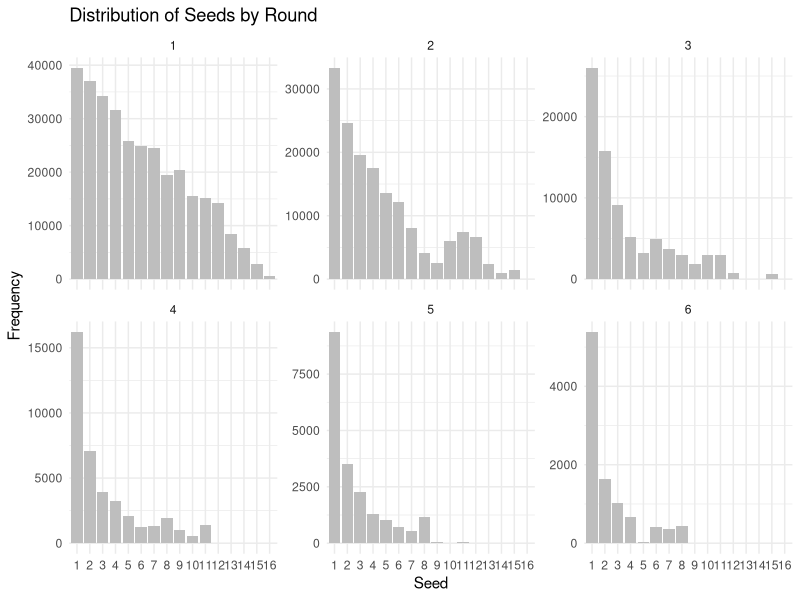

This figure's R source:
rm(list=ls())

library(ggplot2)
library(reshape2)
tournament_sim <- function(cond_win){
  regions <- c("East","South","MidWest","West")
  full_bracket <- array(NA,dim=c(16,6,4))
  region_winners <- matrix(NA,nrow=4,ncol=7)
  for (i in 1:4){
    ret <- region_sim(cond_win)
    full_bracket[,,i] <- ret$qual
    region_winners[i,] <- ret$winner
  }
  tmp <- cbind(matrix(seq(1:4),ncol=1),region_winners)
  for (i in 1:2){
    tmp1 <- matrix(NA,nrow=nrow(tmp)/2,ncol=ncol(tmp))
    for(j in 1:(nrow(tmp)/2)){
      seed1 <- tmp[j,i+6]
      seed2 <- tmp[nrow(tmp)+1-j,i+6]
      total <- seed1 + seed2
      val <- runif(1,0,1)
      if (((seed1/total) >= val) | (total == seed1)){
        tmp1[j,] <- tmp[j,]
        full_bracket[tmp[j,2],i+4,tmp1[j,1]] <- 1
      }
      else{
        tmp1[j,] <- tmp[nrow(tmp)+1-j,]
        full_bracket[tmp[nrow(tmp)+1-j,2],i+4,tmp1[j,1]] <- 1
      }
    }
    tmp <- tmp1
  }
  sprintf("Winner is seed %d from %s region",tmp[1,2],regions[tmp[1,1]])
  out <- list("brackets" = full_bracket, "winner" = tmp)
  return(out)
}

region_sim <- function(cond_win){
  qual <- matrix(0,nrow=nrow(cond_win),ncol=6)
  tmp <- cbind(matrix(seq(1,nrow(cond_win)),ncol=1),cond_win)
  #simulate each round
  for (i in 1:4){
    tmp1 <- matrix(NA,nrow=nrow(tmp)/2,ncol=ncol(tmp))
    for (j in 1:(nrow(tmp)/2)){
      seed1 <- tmp[j,i+1]
      seed2 <- tmp[nrow(tmp)+1-j,i+1]
      total <- seed1 + seed2
      val <- runif(1,0,1)
      if (((seed1/total) >= val) | (total == seed1)){
        tmp1[j,] <- tmp[j,]
        qual[tmp[j,1],i] <- 1
      }
      else{
        tmp1[j,] <- tmp[nrow(tmp)+1-j,]
        qual[tmp[nrow(tmp)+1-j,1],i] <- 1
      }
    }
    tmp <- tmp1
  }
  out <- list("qual" = qual, "winner" = tmp)
  return(out)
}

get_brackets <- function(brackets){
  regions <- c("East","South","MidWest","West")
  for (i in 1:4){
    sprintf("%s Bracket",regions[i])
    print(brackets[,,i])
  }
}

win_rate <- matrix(c(.987,.842,.664,.395,.243,.158,
                     .928,.625,.447,.211,.086,.033,
                     .855,.526,.257,.112,.072,.026,
                     .789,.474,.151,.092,.026,.013,
                     .651,.342,.079,.059,.026,.000,
                     .618,.289,.105,.020,.013,.007,
                     .612,.191,.066,.020,.007,.007,
                     .487,.105,.059,.039,.026,.007,
                     .513,.053,.033,.013,.000,.000,
                     .388,.158,.059,.007,.000,.000,
                     .382,.171,.059,.033,.000,.000,
                     .349,.145,.013,.000,.000,.000,
                     .211,.039,.000,.000,.000,.000,
                     .145,.013,.000,.000,.000,.000,
                     .072,.026,.007,.000,.000,.000,
                     .013,.000,.000,.000,.000,.000),
                   byrow=T,ncol=6)

condition_win <- matrix(c(.8531,.7886,.5949,.6152,.6502,
                          .6735,.7152,.4720,.4076,.3837,
                          .6152,.4886,.4358,.6429,.3611,
                          .6008,.3186,.6093,.2826,.5000,
                          .5253,.2310,.7468,.4407,.0000,
                          .4676,.3633,.1905,.6500,.5385,
                          .3121,.3455,.3030,.3500,1.000,
                          .2156,.5619,.6610,.6667,.2692,
                          .1033,.6226,.3939,.0000,.0000,
                          .4072,.3734,.1186,.0000,.0000,
                          .4476,.3450,.5593,.0000,.0000,
                          .4155,.0897,.0000,.0000,.0000,
                          .1848,.0000,.0000,.0000,.0000,
                          .0897,.0000,.0000,.0000,.0000,
                          .3611,.2692,.0000,.0000,.0000,
                          .0000,.0000,.0000,.0000,.0000),
                        byrow=T,ncol=5)

cond_win <- cbind(win_rate[,1],condition_win)

regions <- c("East","South","MidWest","West")

N <- 10000
topseed_second <- 0
topseed_third <- 0
for (i in 1:N){
  outcome <- tournament_sim(cond_win)
  brackets <- outcome$brackets
  winner <- outcome$winner
  #sprintf("Winner is seed %d from %s region",winner[1,2],regions[winner[1,1]])
  if (sum(brackets[1:8,1,]) == 32){
    topseed_second <- topseed_second + 1
  }
  if (sum(brackets[1:4,2,]) == 16){
    topseed_third <- topseed_third + 1
  }
}

#Question #2
finalfour <- function(a,b,c,d){
  prob <- win_rate[a,4]*win_rate[b,4]*win_rate[c, 4]*win_rate[d,4]
  return(prob)
}

tmp1 <- finalfour(1,1,1,1)
sprintf("Likelihood of five #1 seeds reaching final four %f",tmp1)

tmp2 <- finalfour(3,3,2,1)
sprintf("Likelihood of #1, #2, #3, #3 seeds reaching final four %f",tmp2)

#Question 3
prob2 <- topseed_second/N
prob3 <- topseed_third/N
sprintf("Likelihood of top seeds advancing second round %f",prob2)

sprintf("Likelihood of top seeds advancing third round %f",prob3)
get_detailed_round_data <- function(brackets) {
  # Find the highest round each seed reached in each region
  round_advanced_data <- array(0, dim = c(16, 6, 4))
  for (r in 1:4) {
    for (s in 1:16) {
      for (round in 1:6) {
        if (brackets[s, round, r] == 1) {
          round_advanced_data[s, round, r] <- 1
        }
      }
    }
  }
  return(round_advanced_data)
}

round_data_collection <- array(0, dim = c(16, 6, 4))
for (i in 1:N) {
  outcome <- tournament_sim(cond_win)
  brackets <- outcome$brackets
  detailed_round_data <- get_detailed_round_data(brackets)
  round_data_collection <- round_data_collection + detailed_round_data
}

dataset <- melt(round_data_collection, varnames = c("Seed", "Round", "Region"))
dataset$Seed <- as.integer(dataset$Seed)

dataset$Seed <- as.factor(dataset$Seed)
dataset$Round <- as.factor(dataset$Round)

g <- ggplot(dataset, aes(x = Seed, y = value, fill = Seed)) +
  geom_bar(stat = "identity", fill = "gray") +
  facet_wrap(~ Round, scales = "free_y") +
  labs(title = "Distribution of Seeds by Round",
       x = "Seed",
       y = "Frequency") +
  theme_minimal()

print(g)
